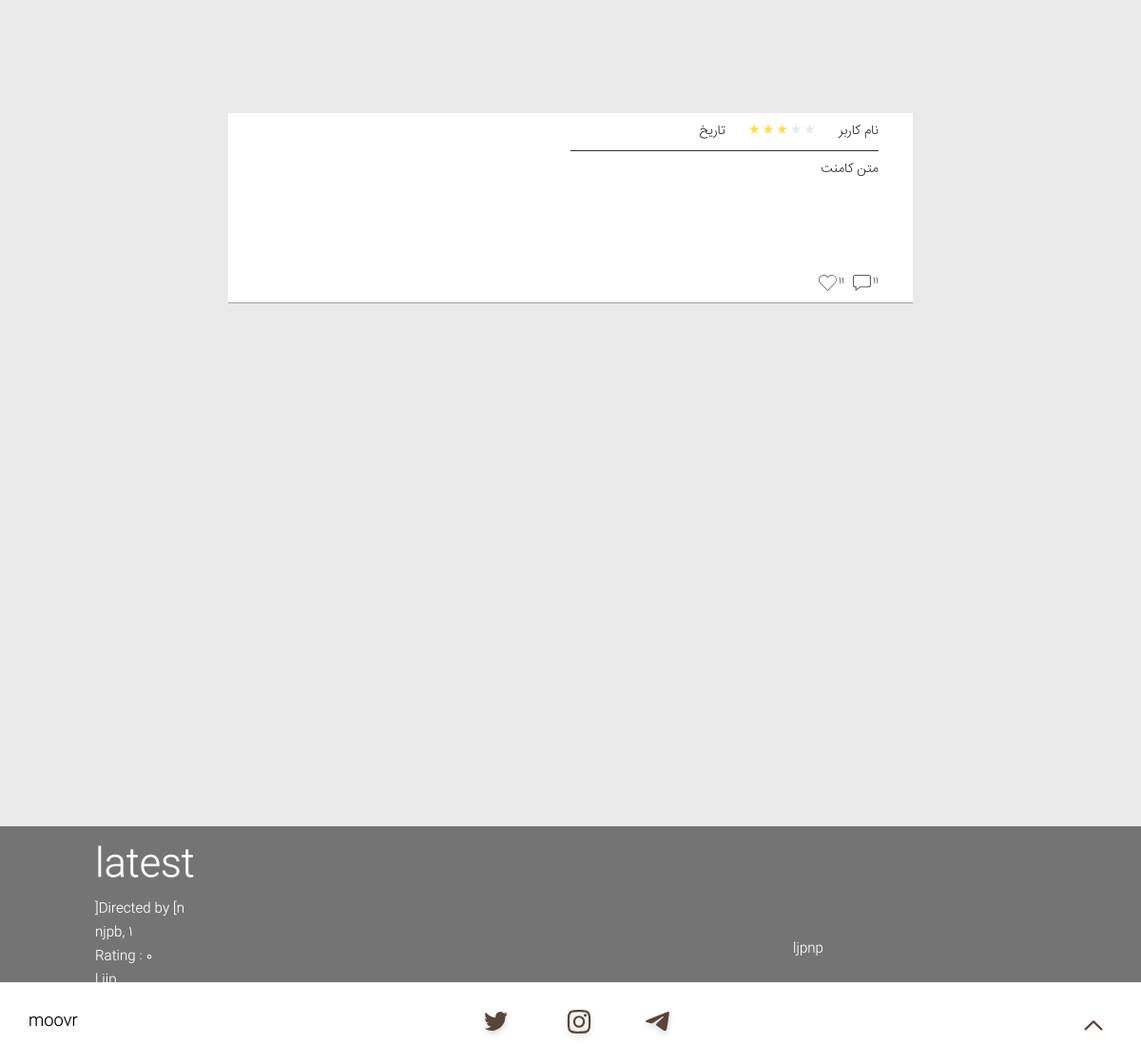
Page /movie/6/ (lower part) on the earlier database version.
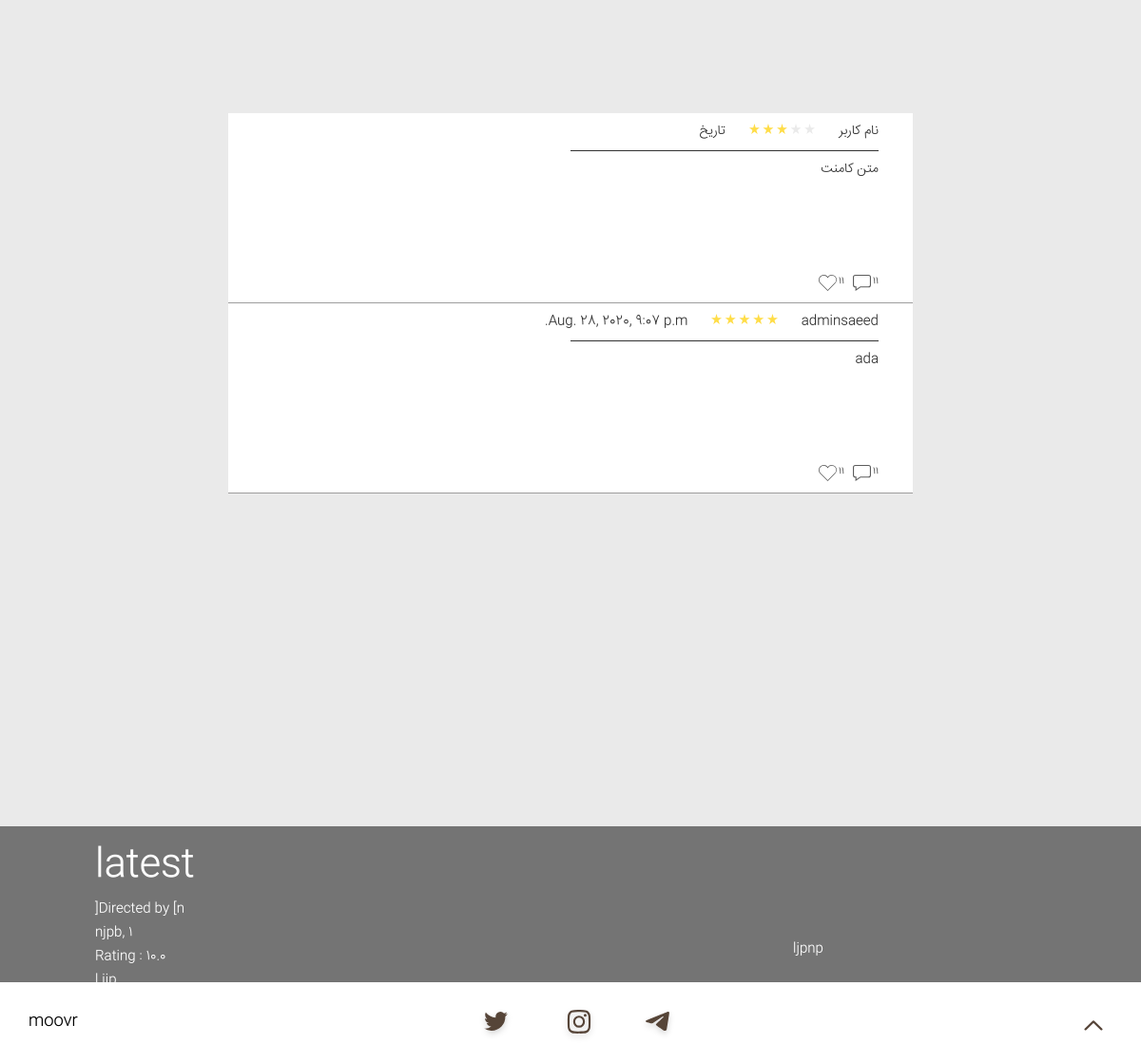
Same page on the later database version.
### movie/models.py (models this page shows, shortened)
class Movie(models.Model):
    Title = models.CharField(max_length = 250)
    image = models.ImageField(upload_to = 'movie/images/')
    Time = models.IntegerField()
    Language = models.CharField(max_length = 250)
    Rating = models.FloatField(default=0)
    Director = models.CharField(max_length = 250)
    Country = models.CharField(max_length = 250)
    Jenre = models.CharField(max_length = 250)
    Cinematography = models.CharField(max_length = 250,blank=True)
    Screenplay = models.CharField(max_length = 250,blank=True)
    Music = models.CharField(max_length = 250,blank=True)
    Year = models.IntegerField()
    Cast = models.TextField()
    Synopsis = models.TextField()
    IsMovieOfDay = models.BooleanField(default=False)
    DateAdded = models.DateTimeField()

class Comment(models.Model):
    Content = models.TextField()
    Rating = models.SmallIntegerField()
    DateAdded = models.DateTimeField(auto_now_add=True)
    user = models.ForeignKey(User, on_delete=models.CASCADE)
    movie = models.ForeignKey(Movie, on_delete=models.CASCADE)

### movie/views.py (the view)
# urls.py: path('<int:movie_id>/', views.detail, name='detail'),
def detail(request, movie_id):
    movie = get_object_or_404(Movie, pk=movie_id)
    comments = Comment.objects.filter(movie = movie)
    comments = comments.order_by("-DateAdded")
    rating = 0
    for comment in comments:
        rating += comment.Rating
    if comments.count() == 0:
        rating = 0
    else:
        rating = round(rating/comments.count()*2,1)
    movie.Rating = rating
    movie.save()
    return render(request, 'movie/movie.html',{'movie':movie, "comments":comments})

### movie/templates/movie/movie.html (shortened to what this page needs)
{% extends "movie/base.html" %}
{% load static %}
{% block content %}
<head>
    <link rel="stylesheet" href="{% static 'movie/style.css' %}">
</head>
<body>
        <div id="opacity">
            <div id="info">
                <h1>{{ movie.Title }}</h1>
                <h3>Directed by <b>{{ movie.Director }}</b></h3>
                <h3>{{ movie.Country }}, {{ movie.Year }}</h3>
                <h3>Rating : {{ movie.Rating }}</h3>
                <h3 class="genre">{{ movie.Jenre }}</h3>
                <div id="time">
                    <p style="float: left;">{{ movie.Time }}</p>
                    <p class="float-left">{{ movie.Language }}</p>
                </div>
            </div>
            <div id="summary">
                <p id="q">{{ movie.Synopsis }}</p>
            </div>
        </div>
    <div id="commentparent">
        <div class="commenting" id="firstcommenting">
            <div class="name"></div>
            <p style="float: right; padding: 10px; padding-right: 5%;">نام کاربر</p>
            <div style="float: right; padding: 10px;margin-right: 5px;"><img src="{% static 'movie/Images/3Star.svg' %}"></div>
            <p style="float: right; padding: 10px;margin-right: 5px;">تاریخ</p>
            <p class="commentp"
                style="padding-top: 50px; text-align: right;margin-left: 5%; margin-right: 5%; position: absolute; width: 90%;  ">
                متن کامنت
            </p>
            <div class="replycomment">
                <img src="{% static 'movie/Images/Reply.svg' %}">
                <p style="float: right; font-size: 10px;margin-left: 2px;">11</p>
            </div>
            <div class="likecomment">
                <img src="{% static 'movie/Images/Like.svg' %}">
                <p style="float: right; font-size: 10px;margin-left: 2px;">11</p>
            </div>
        </div>
        {% for comment in comments %}
        <div class="commenting">
            <div class="name"></div>
            <p style="float: right; padding: 10px; padding-right: 5%;">{{ comment.user.username }}</p>
            {% if comment.Rating == 1 %}
            <div style="float: right; padding: 10px;margin-right: 5px;"><img src="{% static 'movie/Images/1Star.svg' %}"></div>
            {% elif comment.Rating == 2 %}
            <div style="float: right; padding: 10px;margin-right: 5px;"><img src="{% static 'movie/Images/2Star.svg' %}"></div>
            {% elif comment.Rating == 3 %}
            <div style="float: right; padding: 10px;margin-right: 5px;"><img src="{% static 'movie/Images/3Star.svg' %}"></div>
            {% elif comment.Rating == 4 %}
            <div style="float: right; padding: 10px;margin-right: 5px;"><img src="{% static 'movie/Images/4Star.svg' %}"></div>
            {% elif comment.Rating == 5 %}
            <div style="float: right; padding: 10px;margin-right: 5px;"><img src="{% static 'movie/Images/5Star.svg' %}"></div>
            {% endif %}
            <p style="float: right; padding: 10px;margin-right: 5px;">{{ comment.DateAdded }}</p>
            <p class="commentp"
                style="padding-top: 50px; text-align: right;margin-left: 5%; margin-right: 5%; position: absolute; width: 90%;">
                {{ comment.Content }}
            </p>
            <div class="replycomment">
                <img src="{% static 'movie/Images/Reply.svg' %}">
                <p style="float: right; font-size: 10px;margin-left: 2px;">11</p>
            </div>
            <div class="likecomment">
                <img src="{% static 'movie/Images/Like.svg' %}">
                <p style="float: right; font-size: 10px;margin-left: 2px;">11</p>
            </div>
        </div>
        {% endfor %}
    </div>
    <div id="footer">
        <a href="#">
            <p id="footerp"
                style="text-align: center; float: left; margin-left: 30px; margin-top: 30px; font-size: 17px; color: black;">
                moovr
            </p>
        </a>
        <a href="http://www.twitter.com/mooverir"> <img src="{% static 'movie/Images/Twitter-black.svg' %}" alt="Image"
                id="twitter-black"></a>
        <a href="http://www.instagram.com/moovr_ir"><img src="{% static 'movie/Images/Instagram-black.svg' %}" alt="Image"
                id="instagram-black"></a>
        <a href="http://www.t.me/moovr"> <img src="{% static 'movie/Images/Telegram-black.svg' %}" alt="Image" id="telegram-black">
        </a>
        <a href="#"><img src="{% static 'movie/Images/top.svg' %}" id="top"></a>
    </div>
</body>
{% endblock %}

### movie/templates/movie/base.html (shortened to what this page needs)
<!doctype html>
<html lang="en">
{% load static %}
<head>
    <link rel="stylesheet" href="https://stackpath.bootstrapcdn.com/bootstrap/4.5.0/css/bootstrap.min.css"
>
    <link rel="stylesheet" href="../../static/movie/css/myStyle.css">
    <link rel="stylesheet" href="../../static/movie/css/style.css">
    <link rel="stylesheet" href="{% static 'movie/css/star.css' %}">
</head>
<body>
</body>
</html>
{% block content %}{% endblock %}

### movie/static/movie/css/myStyle.css (style rules this page uses)
body { background-color: #eaeaea; font-size: 13px; }
p { text-align: right; }
#footer { position: relative; margin-top: 40px; height: 86px; bottom: 0; background-color: #ffffff; }
#q { text-align: center; }
#twitter-black { position: absolute; top: 25px; left: 50%; margin-left: -100px; }
#instagram-black { position: absolute; left: 50%; margin-left: -12.25px; top: 23px; }
#telegram-black { position: absolute; left: 50%; margin-left: 70px; top: 25px; }
#top { float: right; margin-right: 40px; margin-top: 40px; width: 20px; }
a { color: black; }

### movie/static/movie/css/style.css (style rules this page uses)
body { font-family: IRANSans !important; font-weight: 300; direction: rtl; background-color: #E2E2E2; margin: 0; }
h1, h2, h3, h4, h5, h6,input, textarea { font-family: IRANSans !important; }
h1 { font-weight: bold; }

### movie/static/movie/style.css (style rules this page uses)
html, body, div, span, applet, object, iframe, h1, h2, h3, h4, p, blockquote, pre, a, abbr, acronym, address, big, cite, code, del, dfn, em, img, ins, kbd, q, s, samp, strike, strong, sub, sup, tt, var, b, u, i, center, dl, dt, dd, ol, ul, li, fieldset, form, legend, table, caption, tbody, tfoot, thead, tr, th, td, article, aside, canvas, details, embed, figure, figcaption, footer, header, hgroup, menu, nav, output, ruby, section, summary, time, mark, audio, video { margin: 0; padding: 0; border: 0; font: inherit; font-size: 100%; vertical-align: baseline; }
body { background-color: #eaeaea; font-size: 13px; }
body { box-sizing: border-box; color: #323232; font-family: "DMSans", Helvetica, Arial, "Lucida Grande", sans-serif; font-size: 14px; font-weight: 300; line-height: 1.4; }
html { font-size: 100%; height: 100%; }
html { line-height: 1; }
#info { float: left; line-height: 25px; position: absolute; color: #fff; bottom: 50px; left: 100px; }
h1 { font-size: 40px; margin-bottom: 20px; }
#opacity { position: absolute; background-color: rgba(0, 0, 0, 0.5); height: 250px; width: 100%; right: 0; bottom: 0; }
#summary { text-align: right; color: #fff; float: right; position: absolute; width: 500px; bottom: 50px; right: 100px; height: 80px; padding-bottom: 0; }
a { color: white; }
#time { font-family: Arial, Helvetica, sans-serif; color: #9e9d9d; size: 10px; }
#footer { position: fixed; bottom: 0; width: 100%; background-color: #ffffff; }
#twitter-black { position: absolute; top: 25px; left: 50%; margin-left: -100px; }
#instagram-black { position: absolute; left: 50%; margin-left: -12.25px; top: 23px; }
#telegram-black { position: absolute; left: 50%; margin-left: 70px; top: 25px; }
#top { float: right; margin-right: 40px; margin-top: 40px; width: 20px; }
#commentparent { position: relative; height: 1000px; width: 100%; right: 0; }
.commenting { background-color: #ffffff; position: relative; width: 60%; height: 200px; margin: 0 auto; margin-top: 0px; border-bottom: solid; border-width: 0.1px; border-color: #9e9d9d; }
#firstcommenting { margin-top: 470px; }
.name { position: absolute; height: 40px; width: 45%; margin-right: 5%; border-bottom: solid; border-width: 0.1px; }
.likecomment { position: absolute; right: 10%; bottom: 2%; float: right; }
.replycomment { position: absolute; right: 5%; bottom: 2%; float: right; }

Differences in the rows shown:
changed Movie "latest": Rating "0" → "10.0"
added Comment: user.username "adminsaeed", Rating 5 (drawn), DateAdded "Aug. 28, 2020, 9:07 p.m.", Content "ada"
